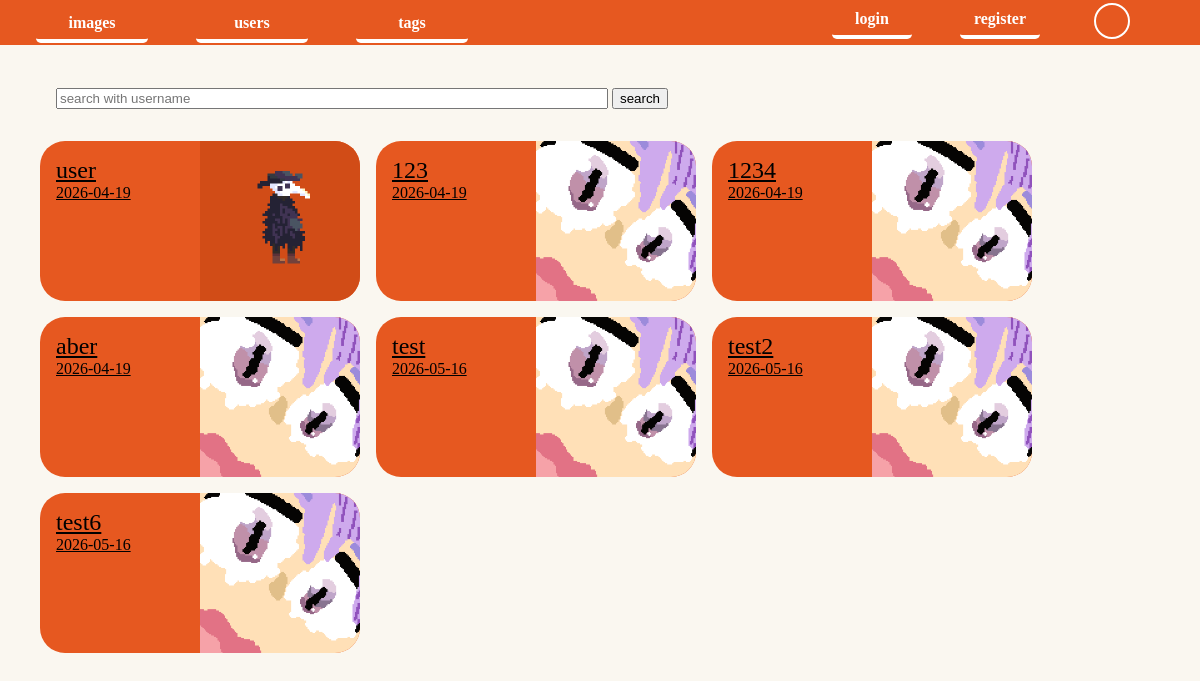
/users.php, run on an earlier commit of the app's database.
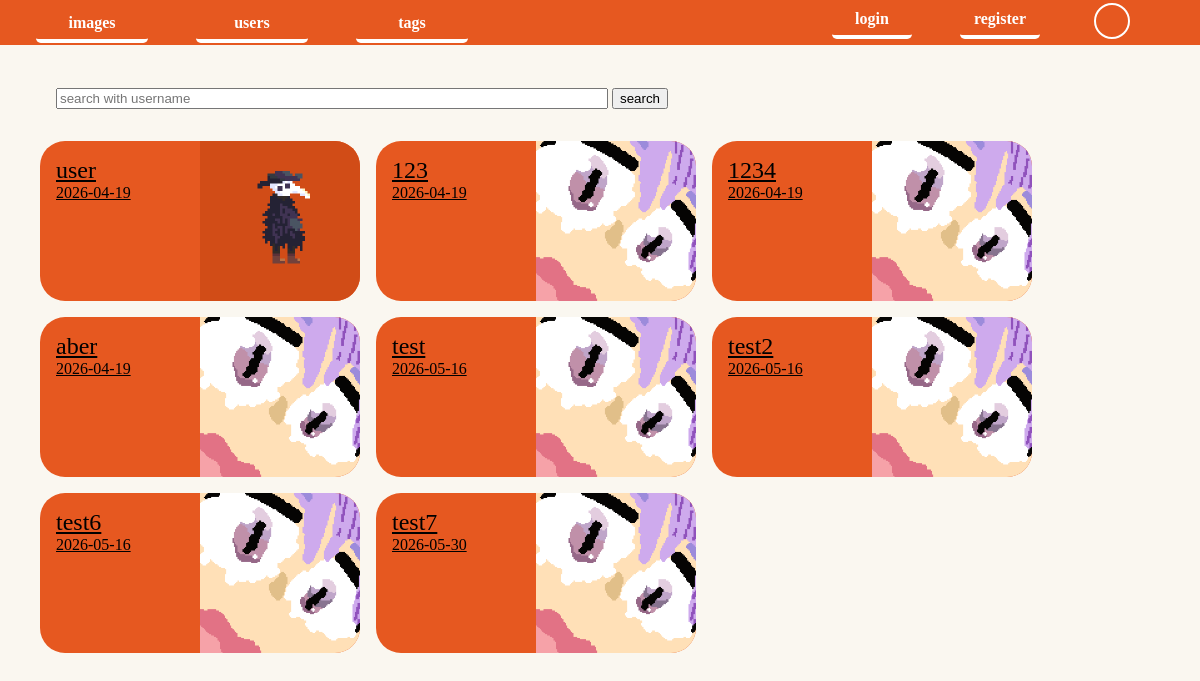
And on a later commit of the database.
### tables this page shows
CREATE TABLE `users` (
  `userId` int(255) NOT NULL,
  `name` varchar(255) NOT NULL,
  `password` varchar(255) NOT NULL,
  `userImage` varchar(255) NOT NULL DEFAULT 'userImages/default.png',
  `email` varchar(255) DEFAULT NULL,
  `privileges` int(11) NOT NULL DEFAULT 0 COMMENT '0=user\r\n1=user with email\r\n2=moderator\r\n3=admin\r\n4=owner',
  `userCreation` date NOT NULL DEFAULT current_timestamp()
);

### back/functions.php (called while the page is built, shortened)
<?php
class Stmt{
    private $db;
    private $stmt;
    public function __construct($db, $stmt="SELECT * FROM users"){
        $this->db = $db;
        if(($this->stmt=$db->prepare($stmt))===false){
            echo"<div class='err'> stmt failed".mysqli_error($db)."</div>";
            exit;
        }
    }
    function bind($type, $param){
        if (is_array($param))$param = array_values($param);
        else $param= array($param);
        for ($i=0; $i<count($param);$i++){
            $arr[$i]=&$param[$i];
        }
        call_user_func_array(array($this->stmt, "bind_param"), array_merge(array($type), $arr));
    }
    function exe(){
        if(!$this->stmt->execute()){
            echo "<div class='err'>execution error</div>".mysqli_error($this->db);
            exit;
        }
    }
    function fetch(){
        return mysqli_fetch_all($this->stmt->get_result(), MYSQLI_ASSOC);
    }
}
?>
<?php
function listUsers($db, $string="%"){
    if(isset($string)) $string="%".$string."%";
    else $string="%";
    $stmt = new Stmt($db, "SELECT * FROM users WHERE name LIKE ?");
    $stmt->bind("s", $string);
    $stmt->exe();
    return $stmt->fetch();
}
?>

### users.php (the view)
<?php
require "block/header.phtml";
if (isset($_GET["search"])) $users = listUsers($db, $_GET["search"]);
else $users = listUsers($db);
?>
<form method="GET" id="searchUsers">
    <input type="text" name="search" id="search" placeholder="search with username">
    <input type="submit" value="search">
</form>
<div class="userList">
<?php
foreach($users as $user){
    ?>
<a class="userLink" href="profile.php?userId=<?=$user["userId"]?>">
    <div class="userInfo">
        <div class="userName"><?=$user["name"]?></div>
        <div class="userCreation"><?=$user["userCreation"]?></div>
    </div>
    <img class="userImage" src="<?=$user["userImage"]?>">
</a>
<?php
}
?>
</div>

What changed in the data, as far as the page shows it:
added users: name "test7", userCreation "2026-05-30", userImage (placeholder picture)
